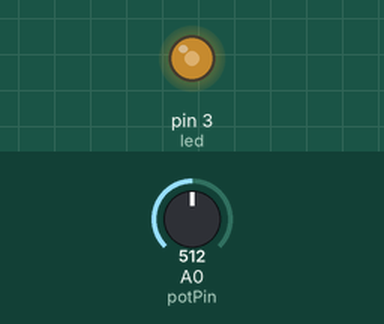
This sketch was run on a simulated Arduino Uno, built with avr-gcc and run on an emulated ATmega328P. On the bench: output pins drawn as LEDs (lit = HIGH). The inputs (shaded band) are chosen by the test bench; at power-on: A0 (potPin) = 512.

Above: at 1.2 s.
1.3 s: A0 (potPin) set to 716
At 1.8 s:
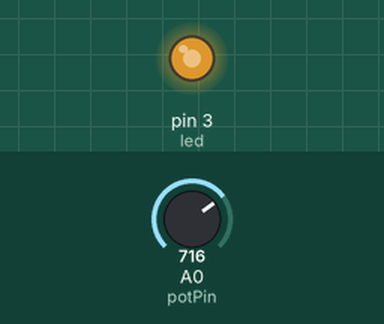
2.8 s: A0 (potPin) set to 900
At 4.0 s:
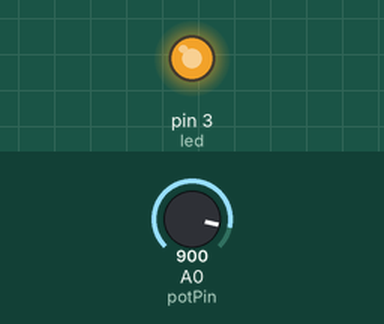
4.3 s: A0 (potPin) set to 122
At 5.2 s:
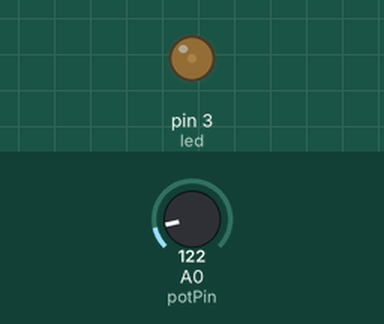
5.8 s: A0 (potPin) set to 0
At 6.6 s:
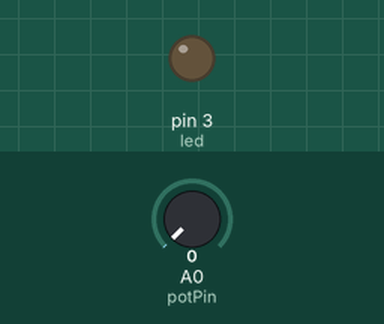
Timing chart, 0 to 8.3 s (numbered marks = the images above; inputs shaded):
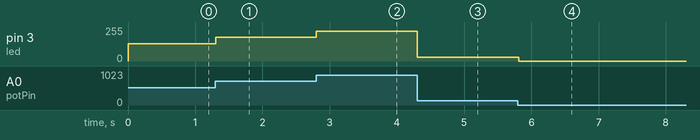

The sketch:

Dimmer.ino
```cpp
//*================================================================================*
// DIMMER
// A simple dimmer project that controls the brightness of an LED based on the
// input value of a potentiometer.
//
// Nick Landry
// Senior Technical Evangelist, Microsoft
// Blog: http://AgeofMobility.com
// Github: http://github.com/activenick
// Twitter: http://twitter.com/ActiveNick
//*================================================================================*

// Declarations
int potPin = 0; // Analog pin for the potentiometer input
int potValue = 0;
int led = 3; // LED pin

// Setup code
void setup()
{
	pinMode(led, OUTPUT);
}

// Program code
void loop()
{
	potValue = analogRead(potPin);
	analogWrite(led, potValue / 4);

	delay(10);
}
```

Measured:
- after the input at 1.3 s, pin 3 (led): 128/255 → 179/255 at once
- after the input at 2.8 s, pin 3 (led): 179/255 → 225/255 at once
- after the input at 4.3 s, pin 3 (led): 225/255 → 30/255 at once
- after the input at 5.8 s, pin 3 (led): 30/255 → 0/255 at once
